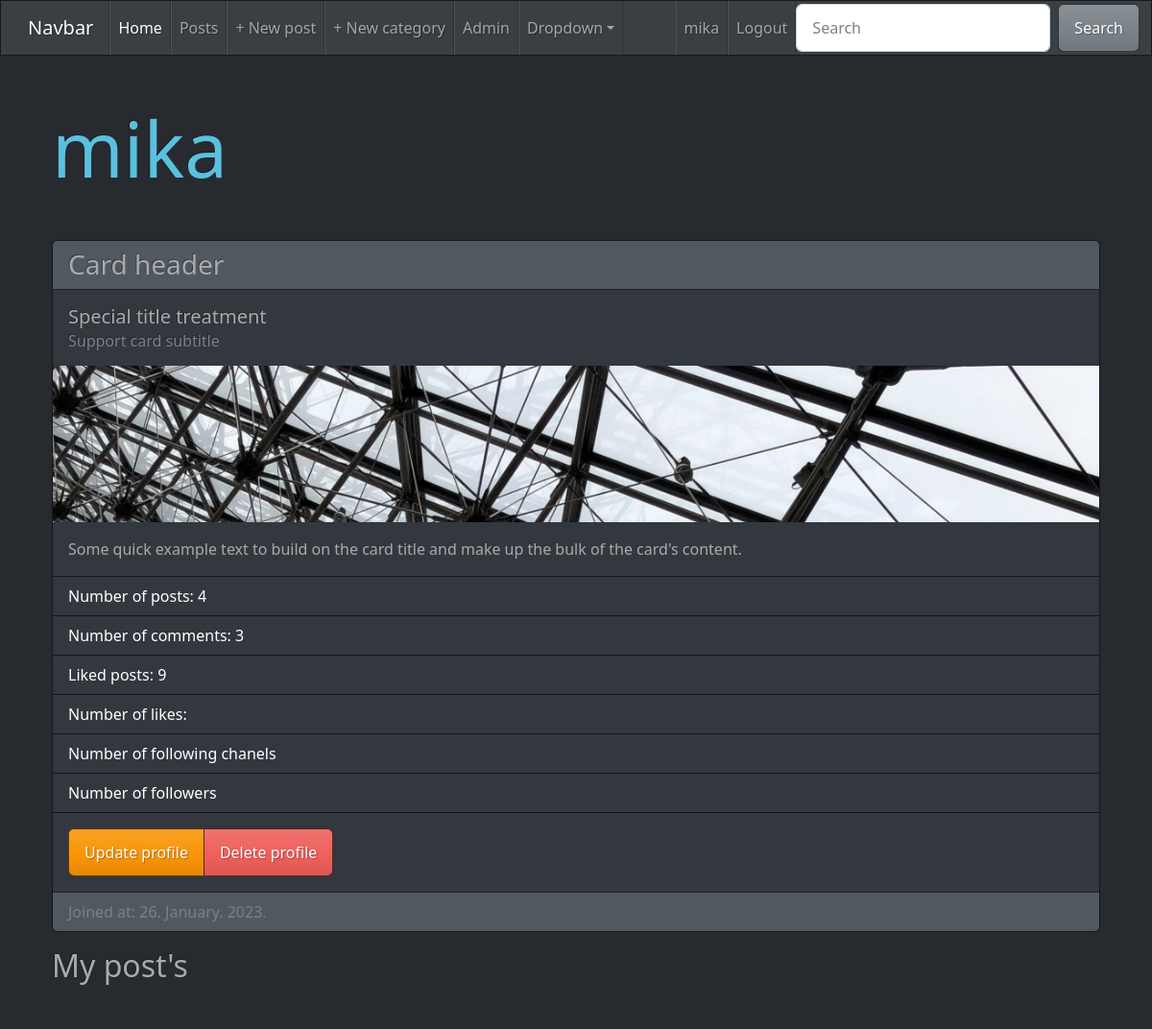
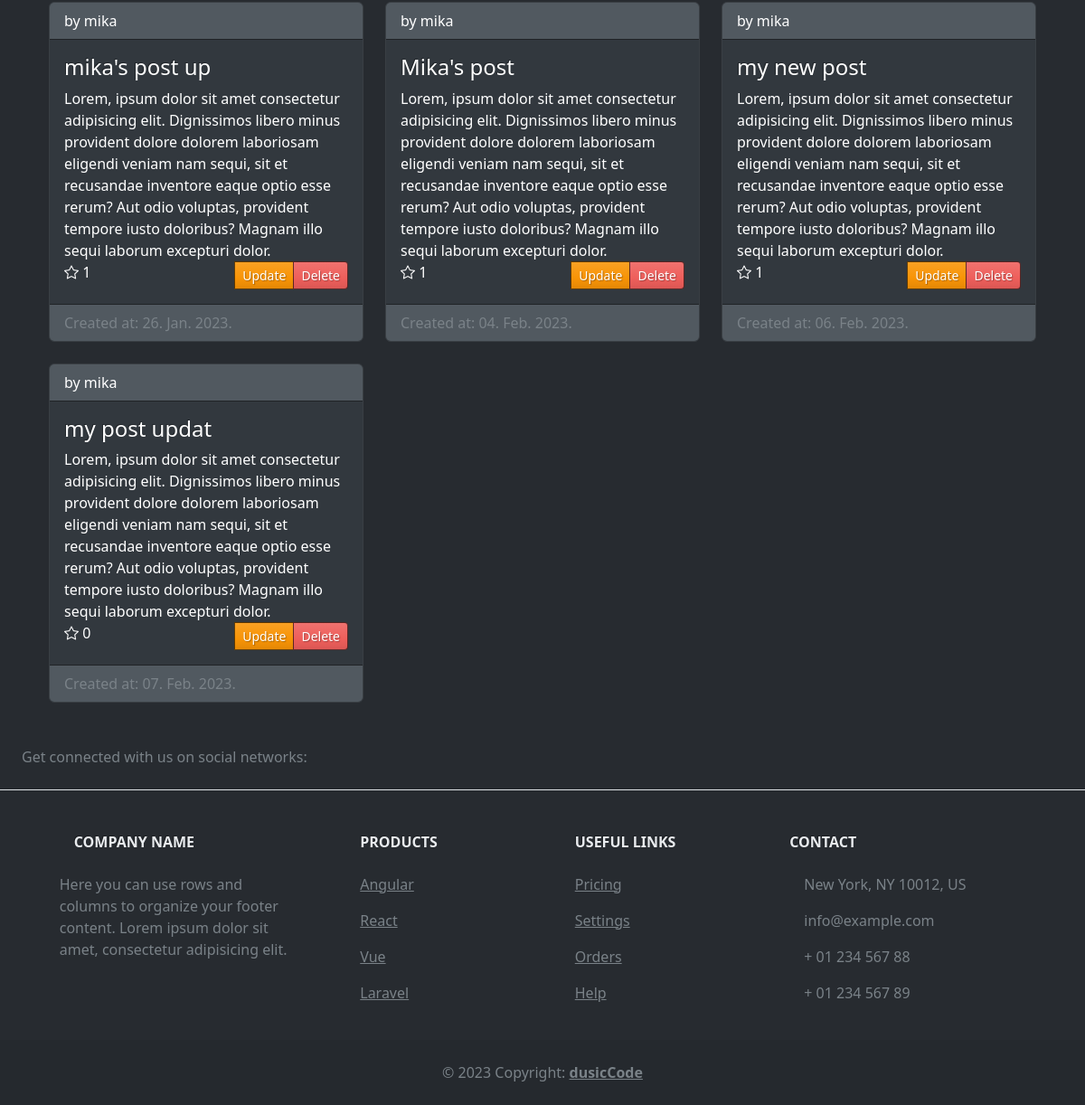
/user (signed in), run on the app's committed database (2 pictures, top to bottom).
### app.py (models this page shows, shortened)
class User(db.Model, UserMixin):
    id = db.Column(db.Integer, primary_key=True)
    username = db.Column(db.String(80), unique=True, nullable=False)
    email = db.Column(db.String(120), unique=True, nullable=False)
    password = db.Column(db.String(120), nullable=False)
    posts = db.relationship('Post', backref='author', lazy=True)
    comments = db.relationship('Comment', backref='author', lazy=True)
    joined_at = db.Column(db.DateTime, nullable=False, default=datetime.utcnow)

class Post(db.Model):
    id = db.Column(db.Integer, primary_key=True)
    title = db.Column(db.String(120), nullable=False)
    content = db.Column(db.Text, nullable=False)
    author_id = db.Column(db.Integer, db.ForeignKey('user.id'), nullable=False)
    categories = db.relationship('Category', secondary='post_categories', backref='posts')
    likes = db.relationship('Like', backref='post', lazy=True)
    comments = db.relationship('Comment', cascade='all,delete', backref='post', lazy=True)
    created_at = db.Column(db.DateTime, nullable=False, default=datetime.utcnow)

### app.py (the view)
@app.route('/user')
@login_required
def user():
    posts = Post.query.filter_by(author_id=current_user.id).all()
    return render_template('user.html', user=current_user, posts=posts)

### app.py (called while the page is built)
@login_manager.user_loader
def load_user(user_id):
    return User.query.get(int(user_id))

### templates/user.html
{% extends 'base.html' %}
{% block context %}
<div class="container">
    <div class="row">
        <div class="col">
            <h1 class="display-1 my-5 text-info">{{ current_user.username }}</h1>
            <div class="card mb-3">
              <h3 class="card-header">Card header</h3>
                <div class="card-body">
                  <h5 class="card-title">Special title treatment</h5>
                  <h6 class="card-subtitle text-muted">Support card subtitle</h6>
                </div>
                <div class="card-image">
                  <image src="{{url_for('static',filename = 'images/ban3.jpg')}}" width="100%" >
                  </div>
                <div class="card-body">
                  <p class="card-text">Some quick example text to build on the card title and make up the bulk of the card's content.</p>
                </div>
                <ul class="list-group list-group-flush">
                  <li class="list-group-item">Number of posts: {{ posts|count }}</li>
                  <li class="list-group-item">Number of comments: {{ current_user.comments|count }}</li>
                  <li class="list-group-item">Liked posts: {{ current_user.likes|count }}</li>
                  <li class="list-group-item">Number of likes:</li>
                  <li class="list-group-item">Number of following chanels</li>
                  <li class="list-group-item">Number of followers</li>
                </ul>
                <div class="card-body">
                  <div class="btn-group ms-auto" role="group" aria-label="Basic example">
                  <a href="#" class="btn btn-warning">Update profile</a>
                  <a href="{{ url_for('delete_account') }}" class="btn btn-danger" onClick="return confirm('Are you sure you want to delete account!')">Delete profile</a>
                  </div>
                </div>
                <div class="card-footer text-muted">
                  Joined at: {{ current_user.joined_at.strftime('%d. %B. %Y.') }}
                </div>
              </div>
        </div>
    </div>
</div>
<div class="container">
  <h2 class="header-2">My post's</h2>
  <div class="row mt-5">
      {% for post in posts %}
      <div class="col-md-6 col-lg-4">
          <a href="{{ url_for('post_details', post_id=post.id) }}" style="text-decoration: none;">
              <div class="card border-primary mb-4" style="min-height: 350px;">
                  <div class="card-header">by {{ post.author.username }}</div>
                  <div class="card-body">
                      <h4 class="card-title">{{ post.title }}</h4>
                      <p class="card-text" style="min-height: 165px;">{{ post.content }}</p>
                      <div class="d-flex">
                        <a href="{{ url_for('like_post', post_id=post.id, page='user') }}" class="card-text" style="text-decoration: none;"><i class="bi bi-star"></i> {{ post.likes|count }}</br>
                          <div class="btn-group ms-auto" role="group" aria-label="Basic example">
                          <a href="{{ url_for('update_post', post_id=post.id, page='user') }}" class="btn btn-sm btn-warning">Update</a>
                          <a href="{{ url_for('delete_post', post_id=post.id) }}" class="btn btn-sm btn-danger" onClick="return confirm('Are you sure!')">Delete</a>
                          </div>
                    </div>
                  </div>
                  <div class="card-footer text-muted">
                    Created at: {{ post.created_at.strftime('%d. %b. %Y.') }}
                  </div>
              </div>
          </a>
  </div>
      {% endfor %}
</div>
</div>
{% endblock %}

### templates/base.html (shortened to what this page needs)
<!DOCTYPE html>
<html lang="en">
<head>
    <link rel="stylesheet" href="{{ url_for('static', filename='css/state.css') }}">
    <link rel="stylesheet" href="https://cdn.jsdelivr.net/npm/bootstrap-icons@1.10.3/font/bootstrap-icons.css">
</head>
<body>
    <nav class="navbar navbar-expand-lg navbar-dark bg-primary">
        <div class="container-fluid">
          <a class="navbar-brand" href="#">Navbar</a>
          <div class="collapse navbar-collapse" id="navbarColor01">
            <ul class="navbar-nav me-auto">
              {% if user.is_authenticated %}
              <li class="nav-item">
                <a class="nav-link active" href="{{ url_for('index') }}">Home
                </a>
              </li>
              <li class="nav-item">
                <a class="nav-link" href="{{ url_for('posts') }}">Posts</a>
              </li>
              <li class="nav-item">
                <a class="nav-link" href="{{ url_for('new_post') }}">+ New post</a>
              </li>
              <li class="nav-item">
                <a class="nav-link" href="{{ url_for('new_category') }}" data-bs-toggle="modal" data-bs-target="#new_category">+ New category</a>
              </li>
              <li class="nav-item">
                <a class="nav-link" href="/admin">Admin</a>
              </li>
              <li class="nav-item dropdown">
                <a class="nav-link dropdown-toggle" data-bs-toggle="dropdown" href="#" role="button" aria-haspopup="true" aria-expanded="false">Dropdown</a>
              </li>
              {% endif %}
            </ul>
            <ul class="navbar-nav">
              {% if user.is_authenticated %}
            <li class="nav-item">
              <a class="nav-link" href="{{ url_for('user') }}">{{ current_user.username }}</a>
            </li>
              <li class="nav-item">
                <a class="nav-link" href="{{ url_for('logout') }}">Logout</a>
            {% endif %}
            </ul>
            <form class="d-flex">
              <input class="form-control me-sm-2" type="search" placeholder="Search">
              <button class="btn btn-secondary my-2 my-sm-0" type="submit">Search</button>
            </form>
          </div>
        </div>
      </nav>
    <div class="container" style="min-height: calc(100vh - 130px)">
      {% block context %}
      {% endblock %}
  </div>
    {% include 'footer.html' %}
</body>
</html>

### templates/footer.html (shortened to what this page needs)
<footer class="text-center text-lg-start bg-dark text-muted">
    <section class="d-flex justify-content-center justify-content-lg-between p-4 border-bottom">
      <div class="me-5 d-none d-lg-block">
        <span>Get connected with us on social networks:</span>
      </div>
      <div>
      </div>
    </section>
    <section class="">
      <div class="container text-center text-md-start mt-5">
        <div class="row mt-3">
          <div class="col-md-3 col-lg-4 col-xl-3 mx-auto mb-4">
            <h6 class="text-uppercase fw-bold mb-4 text-light">
              Company name
            </h6>
            <p>
              Here you can use rows and columns to organize your footer content. Lorem ipsum
              dolor sit amet, consectetur adipisicing elit.
            </p>
          </div>
          <div class="col-md-2 col-lg-2 col-xl-2 mx-auto mb-4">
            <h6 class="text-uppercase fw-bold mb-4 text-light">
              Products
            </h6>
            <p>
              <a href="#!" class="text-reset">Angular</a>
            </p>
            <p>
              <a href="#!" class="text-reset">React</a>
            </p>
            <p>
              <a href="#!" class="text-reset">Vue</a>
            </p>
            <p>
              <a href="#!" class="text-reset">Laravel</a>
            </p>
          </div>
          <div class="col-md-3 col-lg-2 col-xl-2 mx-auto mb-4">
            <h6 class="text-uppercase fw-bold mb-4 text-light">
              Useful links
            </h6>
            <p>
              <a href="#!" class="text-reset">Pricing</a>
            </p>
            <p>
              <a href="#!" class="text-reset">Settings</a>
            </p>
            <p>
              <a href="#!" class="text-reset">Orders</a>
            </p>
            <p>
              <a href="#!" class="text-reset">Help</a>
            </p>
          </div>
          <div class="col-md-4 col-lg-3 col-xl-3 mx-auto mb-md-0 mb-4">
            <h6 class="text-uppercase fw-bold mb-4 text-light">Contact</h6>
            <p> New York, NY 10012, US</p>
            <p>
              info@example.com
            </p>
            <p> + 01 234 567 88</p>
            <p> + 01 234 567 89</p>
          </div>
        </div>
      </div>
    </section>
    <div class="text-center p-4" style="background-color: rgba(0, 0, 0, 0.05);">
      © <script>document.write(new Date().getFullYear())</script> Copyright:
      <a class="text-reset fw-bold" href="#">dusicCode</a>
    </div>
  </footer>

### data on the page
User: username "mika", joined_at "26. January. 2023."
Post: author.username "mika", title "mika's post up", content "Lorem, ipsum dolor sit amet consectetur adipisicing elit. Dignissimos libero minus provident dolore dolorem laboriosam eligendi veniam nam sequi, sit et recusandae inventore eaque optio esse rerum? Aut odio voluptas, provident tempore iusto doloribus? Magnam illo sequi laborum excepturi dolor.", likes|count "1", created_at "26. Jan. 2023."
Post: author.username "mika", title "Mika's post", content "Lorem, ipsum dolor sit amet consectetur adipisicing elit. Dignissimos libero minus provident dolore dolorem laboriosam eligendi veniam nam sequi, sit et recusandae inventore eaque optio esse rerum? Aut odio voluptas, provident tempore iusto doloribus? Magnam illo sequi laborum excepturi dolor.", likes|count "1", created_at "04. Feb. 2023."
Post: author.username "mika", title "my new post", content "Lorem, ipsum dolor sit amet consectetur adipisicing elit. Dignissimos libero minus provident dolore dolorem laboriosam eligendi veniam nam sequi, sit et recusandae inventore eaque optio esse rerum? Aut odio voluptas, provident tempore iusto doloribus? Magnam illo sequi laborum excepturi dolor.", likes|count "1", created_at "06. Feb. 2023."
Post: author.username "mika", title "my post updat", content "Lorem, ipsum dolor sit amet consectetur adipisicing elit. Dignissimos libero minus provident dolore dolorem laboriosam eligendi veniam nam sequi, sit et recusandae inventore eaque optio esse rerum? Aut odio voluptas, provident tempore iusto doloribus? Magnam illo sequi laborum excepturi dolor.", likes|count "0", created_at "07. Feb. 2023."

### other printed values
{{ posts|count }} "4"
{{ current_user.comments|count }} "3"
{{ current_user.likes|count }} "9"
